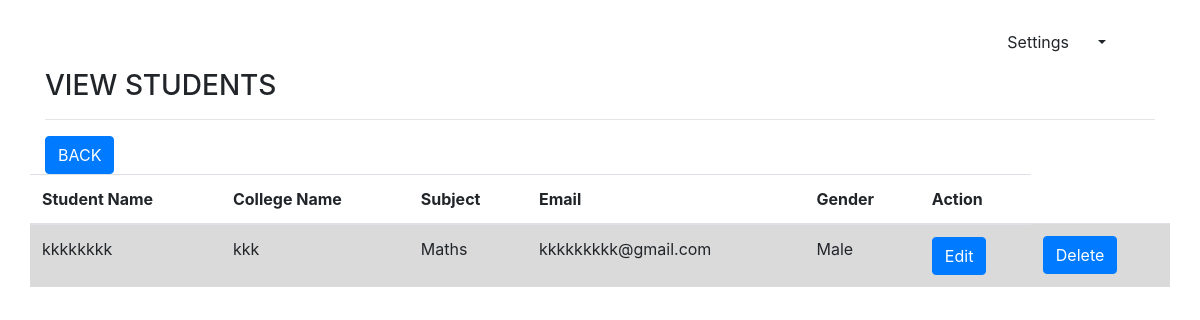
The page /index.php/admin/viewStudents/3 on the database its author committed.
### tables this page shows
CREATE TABLE `students` (
  `id` int(200) NOT NULL,
  `studentname` varchar(200) NOT NULL,
  `college_id` int(200) NOT NULL,
  `gender` varchar(200) NOT NULL,
  `email` varchar(200) NOT NULL,
  `subject` varchar(200) NOT NULL
);

CREATE TABLE `college` (
  `college_id` int(200) NOT NULL,
  `collegename` varchar(200) NOT NULL,
  `branch` varchar(200) NOT NULL
);

### application/controllers/admin.php (called while the page is built, shortened)
<?php
class Admin extends CI_Controller {
	public function viewStudents($college_id){
		$this-> load ->view('header.php');
		$this->load->model('query');
		$data['students'] = $this->query->getStudents($college_id);
		$this->load->view('viewStudents',$data);
	}
}
?>

### index.php (called while the page is built, shortened)
<?php
require_once BASEPATH.'core/CodeIgniter.php';

### application/models/query.php (called while the page is built, shortened)
<?php
	class query extends CI_Model{
		public function getStudents($college_id){
			$this->db->select([ 'students.id','students.studentname','college.collegename','students.email','students.gender','students.subject']);
			$this->db->from('students');
			$this->db->join('college','college.college_id = students.college_id');
			$this->db->where(['students.college_id' => $college_id]);
			$students = $this->db->get();
			return $students->result();
		}
	}
?>

### application/views/viewStudents.php (the view)
<div class="container">
<h3>VIEW STUDENTS</h3>
 <hr>
 <?php echo anchor("admin/dashboard","BACK" , ['class'=>'btn btn-primary']);?>
 <div class="row">
 	<table class="table table-hover">
 		<thead>
 			<tr>
 				<th scope="col">Student Name</th>
 				<th scope="col">College Name</th>
 				<th scope="col">Subject</th>
 				<th scope="col">Email</th>
 				<th scope="col">Gender</th>
 				<th scope="col">Action</th>
 			</tr>
 		</thead>
 		<tbody>
 			<?php if(count($students)):?>
 		<?php foreach($students as $student):?>
 		<tr class="table-active">
 			<td><?php echo $student->studentname?></td>
 			<td><?php echo $student->collegename?></td>
 			<td><?php echo $student->subject?></td>
 			<td><?php echo $student->email?></td>
 			<td><?php echo $student->gender?></td>
 			<td><?php echo anchor("admin/editStudent/{$student->id}" ,"Edit",['CLASS'=>"btn btn-primary"]); ?>
 				<td><?php echo anchor("admin/deleteStudent/{$student->id}" ,"Delete",['CLASS'=>"btn btn-primary"]); ?>
 </td>
 		</tr>
 	<?php endforeach; ?>
 <?php else: ?>
 <tr>
 	<td>No Record Found!</td>
 </tr>
 <?php endif; ?>
 		</tbody>
 	</table>
 </div>
</div>

### rows shown on the page
students: studentname "kkkkkkkk", college.collegename "kkk", subject "Maths", email "kkkkkkkkk@gmail.com", gender "Male", id "Edit", id "Delete"

### other values the page prints
anchor("admin/dashboard","BACK" , ['class'=>'btn btn-primary']) "BACK"
